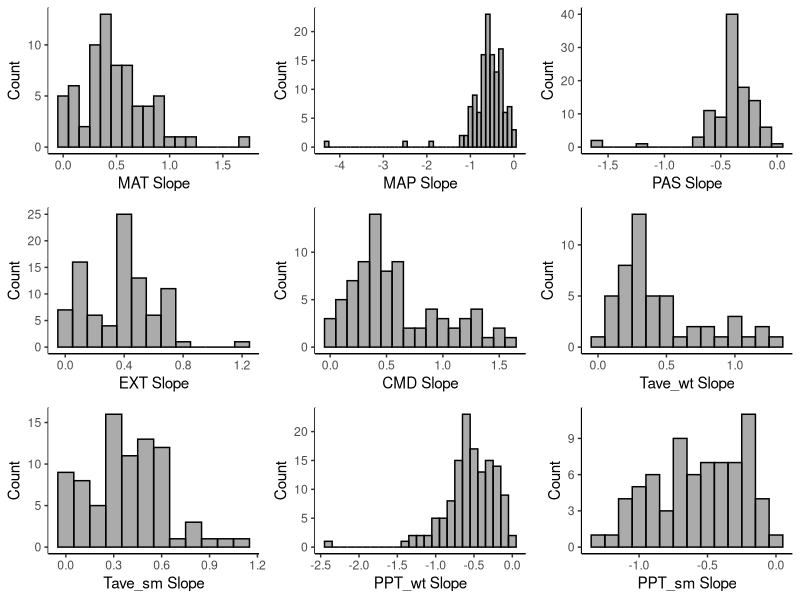
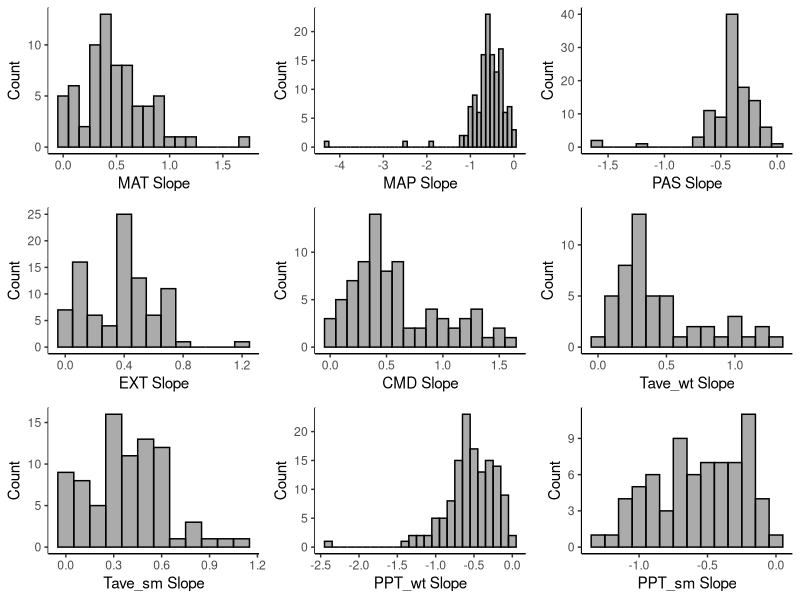
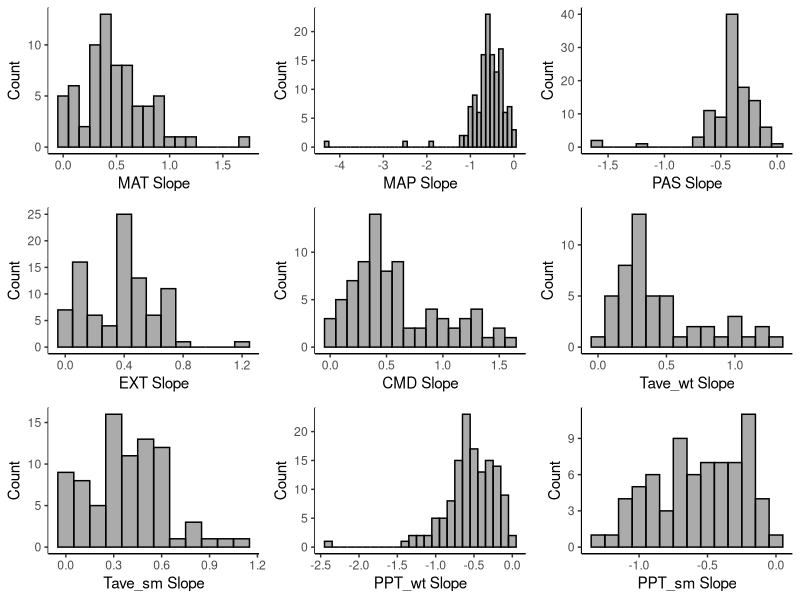

These figures' R source, in order:
##################################################################################
## Plot SNP frequency for all baseline populations
## Done for all SNP set that are in the timeseries
## 
## 
## Last Modified Sept 16, 2023
###################################################################################
#Import libraries
library(tidyverse)
library(egg)


###################################################################################

#Baseline Slopes
baseline_snp_slope <- read_csv("data/baseline_SNP_slope.csv")
colnames(baseline_snp_slope) <- c("ENV","chr_snp","Slope","Inv_Logit_Coeff","SE_base")



#Set env variables as factors and set order
baseline_snp_slope$ENV <- as.factor(baseline_snp_slope$ENV)
baseline_snp_slope$ENV <- factor(baseline_snp_slope$ENV, levels = c("MAT","MAP","PAS","EXT","CMD",
                                                    "Tave_wt","Tave_sm","PPT_wt","PPT_sm"))
#Make separate data frames for each climate variable
MAT<-baseline_snp_slope %>% filter(ENV=="MAT")
MAP<-baseline_snp_slope %>% filter(ENV=="MAP")
PAS<-baseline_snp_slope %>% filter(ENV=="PAS")
EXT<-baseline_snp_slope %>% filter(ENV=="EXT")
CMD<-baseline_snp_slope %>% filter(ENV=="CMD")
Tave_wt<-baseline_snp_slope %>% filter(ENV=="Tave_wt")
Tave_sm<-baseline_snp_slope %>% filter(ENV=="Tave_sm")
PPT_wt<-baseline_snp_slope %>% filter(ENV=="PPT_wt")
PPT_sm<-baseline_snp_slope %>% filter(ENV=="PPT_sm")


#Plot frequency vs climate
plot_env_1<- ggplot(MAT,aes(x=Slope))+
    geom_histogram(position="identity", color="black",alpha=0.5, binwidth = 0.1)+
  scale_y_continuous(name="Count")+
  scale_x_continuous(name="MAT Slope")+
  theme_classic()

#Plot frequency vs climate
plot_env_2<- ggplot(MAP,aes(x=Slope))+
  geom_histogram(position="identity", color="black",alpha=0.5, binwidth = 0.1)+
  scale_y_continuous(name="Count")+
  scale_x_continuous(name="MAP Slope")+
  theme_classic()

#Plot frequency vs climate
plot_env_3<- ggplot(PAS,aes(x=Slope))+
  geom_histogram(position="identity", color="black",alpha=0.5, binwidth = 0.1)+
  scale_y_continuous(name="Count")+
  scale_x_continuous(name="PAS Slope")+
  theme_classic()

#Plot frequency vs climate
plot_env_4<- ggplot(EXT,aes(x=Slope))+
  geom_histogram(position="identity", color="black",alpha=0.5, binwidth = 0.1)+
  scale_y_continuous(name="Count")+
  scale_x_continuous(name="EXT Slope")+
  theme_classic()

#Plot frequency vs climate
plot_env_5<- ggplot(CMD,aes(x=Slope))+
  geom_histogram(position="identity", color="black",alpha=0.5, binwidth = 0.1)+
  scale_y_continuous(name="Count")+
  scale_x_continuous(name="CMD Slope")+
  theme_classic()

#Plot frequency vs climate
plot_env_6<- ggplot(Tave_wt,aes(x=Slope))+
  geom_histogram(position="identity", color="black",alpha=0.5, binwidth = 0.1)+
  scale_y_continuous(name="Count")+
  scale_x_continuous(name="Tave_wt Slope")+
  theme_classic()

#Plot frequency vs climate
plot_env_7<- ggplot(Tave_sm,aes(x=Slope))+
  geom_histogram(position="identity", color="black",alpha=0.5, binwidth = 0.1)+
  scale_y_continuous(name="Count")+
  scale_x_continuous(name="Tave_sm Slope")+
  theme_classic()

plot_env_8<- ggplot(PPT_wt,aes(x=Slope))+
  geom_histogram(position="identity", color="black",alpha=0.5, binwidth = 0.1)+
  scale_y_continuous(name="Count")+
  scale_x_continuous(name="PPT_wt Slope")+
  theme_classic()

plot_env_9<- ggplot(PPT_sm,aes(x=Slope))+
  geom_histogram(position="identity", color="black",alpha=0.5, binwidth = 0.1)+
  scale_y_continuous(name="Count")+
  scale_x_continuous(name="PPT_sm Slope")+
  theme_classic()


#Make single plot of all env variables vs SNP frequency
arrg_1<-ggarrange(plot_env_1, 
                  plot_env_2,
                  plot_env_3,                  
                  plot_env_4, 
                  plot_env_5, 
                  plot_env_6,
                  plot_env_7, 
                  plot_env_8, 
                  plot_env_9 , 
                  nrow = 3, ncol = 3)
arrg_1

#Export 8 X 7
ggsave("graphs/histograms/baseline_histogram/1_baseline_histogram.pdf",arrg_1,width=10, height = 9, units = "in")
